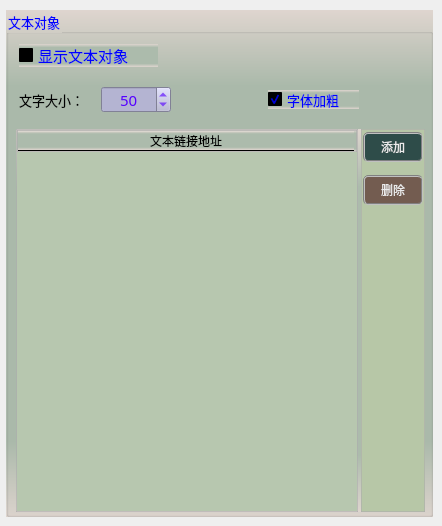
       <widget class="QWidget" name="page">
        <widget class="QGroupBox" name="groupC3">
         <property name="geometry">
          <rect>
           <x>6</x>
           <y>10</y>
           <width>427</width>
           <height>507</height>
          </rect>
         </property>
         <property name="font">
          <font>
           <family>微软雅黑</family>
           <pointsize>10</pointsize>
          </font>
         </property>
         <property name="styleSheet">
          <string notr="true">background-color: qlineargradient(x1:0, y1:0, x2:0, y2:1, stop:0 #dfd5cf, stop: 0.15 #acbbac, stop: 0.85 #acbbac,stop:1 #dfd5cf);
color: rgb(0, 0, 255);</string>
         </property>
         <property name="title">
          <string>文本对象</string>
         </property>
         <widget class="QWidget" name="horizontalLayoutWidget_2">
          <property name="geometry">
           <rect>
            <x>10</x>
            <y>119</y>
            <width>409</width>
            <height>383</height>
           </rect>
          </property>
          <layout class="QHBoxLayout" name="horizontalLayout_3">
           <property name="spacing">
            <number>3</number>
           </property>
           <item>
            <widget class="QFrame" name="frame_3">
             <property name="styleSheet">
              <string notr="true">border: 1px solid;
border-color: rgba(173, 173, 173, 155);</string>
             </property>
             <property name="frameShape">
              <enum>QFrame::StyledPanel</enum>
             </property>
             <property name="frameShadow">
              <enum>QFrame::Raised</enum>
             </property>
             <layout class="QVBoxLayout" name="verticalLayout_3">
              <property name="spacing">
               <number>0</number>
              </property>
              <property name="leftMargin">
               <number>0</number>
              </property>
              <property name="topMargin">
               <number>0</number>
              </property>
              <property name="rightMargin">
               <number>0</number>
              </property>
              <property name="bottomMargin">
               <number>0</number>
              </property>
              <item>
               <widget class="QTableWidget" name="tableWidgetText">
                <property name="font">
                 <font>
                  <family>微软雅黑</family>
                 </font>
                </property>
                <property name="styleSheet">
                 <string notr="true">QTableWidget          
{
    background-color: #b7c7af;  
    border:none;
    gridline-color: rgba(20, 25, 155,50);
    color: rgba(20, 20, 20,200);
}
QTableWidget::item::selected
{   
    background-color: rgba(180, 180, 215,255); 
}
QHeaderView::section
{
    color: rgb(0, 0, 0);
}
QScrollBar:vertical{ 
		background:#FFFFF2;
		padding-top:20px;
		padding-bottom:20px;
		padding-left:2px;
		padding-right:2px;
		border-left:1px solid #d7d7d7;}
QScrollBar::handle:vertical{
		background:#dbdbdb;
		border-radius:6px;
		min-height:20px;}
QScrollBar::handle:vertical:hover{
		background:#d0d0d0;}
QScrollBar::add-line:vertical{
		background:url(:/resource/down.png) center no-repeat;}
QScrollBar::sub-line:vertical{
		background:url(:/resource/up.png) center no-repeat;}
QScrollBar:horizontal{ 
		background:#FFFFF2;
		padding-top:20px;
		padding-bottom:20px;
		padding-left:2px;
		padding-right:2px;
		border-left:1px solid #d7d7d7;}
QScrollBar::handle:horizontal{
		background:#dbdbdb;
		border-radius:6px;
		min-height:20px;}
QScrollBar::handle:horizontal:hover{
		background:#d0d0d0;}
QScrollBar::add-line:horizontal{
		background:url(:/resource/right.png) center no-repeat;}
QScrollBar::sub-line:horizontal{
		background:url(:/resource/left.png) center no-repeat;}</string>
                </property>
                <property name="verticalScrollBarPolicy">
                 <enum>Qt::ScrollBarAsNeeded</enum>
                </property>
                <property name="horizontalScrollBarPolicy">
                 <enum>Qt::ScrollBarAsNeeded</enum>
                </property>
                <property name="gridStyle">
                 <enum>Qt::DashLine</enum>
                </property>
                <attribute name="horizontalHeaderMinimumSectionSize">
                 <number>29</number>
                </attribute>
                <attribute name="horizontalHeaderDefaultSectionSize">
                 <number>336</number>
                </attribute>
                <attribute name="verticalHeaderDefaultSectionSize">
                 <number>30</number>
                </attribute>
                <column>
                 <property name="text">
                  <string>文本链接地址</string>
                 </property>
                 <property name="font">
                  <font>
                   <family>微软雅黑</family>
                   <pointsize>9</pointsize>
                  </font>
                 </property>
                </column>
               </widget>
              </item>
             </layout>
            </widget>
           </item>
           <item>
            <widget class="QFrame" name="frame_4">
             <property name="styleSheet">
              <string notr="true">border: 1px solid;
border-color: rgba(173, 173, 173, 155);
background-color: #b7c7a7;</string>
             </property>
             <property name="frameShape">
              <enum>QFrame::StyledPanel</enum>
             </property>
             <property name="frameShadow">
              <enum>QFrame::Raised</enum>
             </property>
             <layout class="QVBoxLayout" name="verticalLayout_4">
              <property name="spacing">
               <number>13</number>
              </property>
              <property name="leftMargin">
               <number>1</number>
              </property>
              <property name="topMargin">
               <number>2</number>
              </property>
              <property name="rightMargin">
               <number>1</number>
              </property>
              <property name="bottomMargin">
               <number>1</number>
              </property>
              <item>
               <widget class="QPushButton" name="btnAddText">
                <property name="sizePolicy">
                 <sizepolicy hsizetype="Fixed" vsizetype="Fixed">
                  <horstretch>0</horstretch>
                  <verstretch>0</verstretch>
                 </sizepolicy>
                </property>
                <property name="minimumSize">
                 <size>
                  <width>60</width>
                  <height>30</height>
                 </size>
                </property>
                <property name="font">
                 <font>
                  <family>微软雅黑</family>
                  <pointsize>9</pointsize>
                 </font>
                </property>
                <property name="styleSheet">
                 <string notr="true">QWidget{ background-color: rgba(9, 42, 47, 200);}
QWidget{ color: rgb(235, 235, 235);}
QWidget{ border: 2px groove gray;border-radius: 5px;padding: 2px 4px;}
QPushButton:hover{ background-color: rgb(9, 62, 52);}
QPushButton:pressed{background-color: rgb(9, 82, 72);}</string>
                </property>
                <property name="text">
                 <string>添加</string>
                </property>
               </widget>
              </item>
              <item>
               <widget class="QPushButton" name="btnDeleteText">
                <property name="minimumSize">
                 <size>
                  <width>60</width>
                  <height>30</height>
                 </size>
                </property>
                <property name="font">
                 <font>
                  <family>微软雅黑</family>
                  <pointsize>9</pointsize>
                 </font>
                </property>
                <property name="styleSheet">
                 <string notr="true">QWidget{ background-color: rgba(97, 63, 56, 200);}
QWidget{ color: rgb(235, 235, 235);}
QWidget{ border: 2px groove gray;border-radius: 5px;padding: 2px 4px;}
QPushButton:hover{ background-color: rgb(97, 83, 76);}
QPushButton:pressed{background-color: rgb(117, 83, 96);}</string>
                </property>
                <property name="text">
                 <string>删除</string>
                </property>
               </widget>
              </item>
              <item>
               <spacer name="verticalSpacer_5">
                <property name="orientation">
                 <enum>Qt::Vertical</enum>
                </property>
                <property name="sizeHint" stdset="0">
                 <size>
                  <width>20</width>
                  <height>40</height>
                 </size>
                </property>
               </spacer>
              </item>
             </layout>
            </widget>
           </item>
          </layout>
         </widget>
         <widget class="QLabel" name="label_6">
          <property name="geometry">
           <rect>
            <x>13</x>
            <y>80</y>
            <width>79</width>
            <height>19</height>
           </rect>
          </property>
          <property name="font">
           <font>
            <family>微软雅黑</family>
            <pointsize>10</pointsize>
           </font>
          </property>
          <property name="styleSheet">
           <string notr="true">color: rgb(0, 0, 0);
background: transparent;</string>
          </property>
          <property name="text">
           <string>文字大小：</string>
          </property>
         </widget>
         <widget class="QSpinBox" name="spinTextSize">
          <property name="geometry">
           <rect>
            <x>95</x>
            <y>76</y>
            <width>70</width>
            <height>27</height>
           </rect>
          </property>
          <property name="font">
           <font>
            <family>微软雅黑</family>
            <pointsize>11</pointsize>
           </font>
          </property>
          <property name="styleSheet">
           <string notr="true">QWidget{color: rgb(85, 0, 255);background-color: rgb(180, 180, 210);}
QSpinBox::up-button{
    border:transparent;
}
QSpinBox::down-button{
    border:transparent;
}
QSpinBox::up-arrow{
    image:url(:/resource/up.png);
}
QSpinBox::down-arrow{
    image:url(:/resource/down.png);
}</string>
          </property>
          <property name="alignment">
           <set>Qt::AlignCenter</set>
          </property>
          <property name="minimum">
           <number>5</number>
          </property>
          <property name="maximum">
           <number>1000</number>
          </property>
          <property name="singleStep">
           <number>1</number>
          </property>
          <property name="value">
           <number>50</number>
          </property>
         </widget>
         <widget class="QCheckBox" name="checkBoldFont">
          <property name="geometry">
           <rect>
            <x>262</x>
            <y>80</y>
            <width>91</width>
            <height>19</height>
           </rect>
          </property>
          <property name="font">
           <font>
            <family>微软雅黑</family>
            <pointsize>10</pointsize>
           </font>
          </property>
          <property name="styleSheet">
           <string notr="true">QCheckBox{
    color: rgb(30, 30, 30);
	border-style: flat;
	background: transparent;
}
QCheckBox::indicator {
    width: 17px;
    height: 17px;    
}
QCheckBox::indicator::unchecked {
    image: url(:/resource/untick.png);
}
QCheckBox::indicator::checked {
    image: url(:/resource/tick.png);
};</string>
          </property>
          <property name="text">
           <string>字体加粗</string>
          </property>
          <property name="checked">
           <bool>true</bool>
          </property>
         </widget>
         <widget class="QCheckBox" name="checkViewText">
          <property name="geometry">
           <rect>
            <x>13</x>
            <y>34</y>
            <width>139</width>
            <height>23</height>
           </rect>
          </property>
          <property name="font">
           <font>
            <family>微软雅黑</family>
            <pointsize>11</pointsize>
           </font>
          </property>
          <property name="styleSheet">
           <string notr="true">QCheckBox{
    color: rgb(30, 30, 30);
	border-style: flat;
	background: transparent;
}
QCheckBox::indicator {
    width: 17px;
    height: 17px;    
}
QCheckBox::indicator::unchecked {
    image: url(:/resource/untick.png);
}
QCheckBox::indicator::checked {
    image: url(:/resource/tick.png);
};</string>
          </property>
          <property name="text">
           <string>显示文本对象</string>
          </property>
          <property name="iconSize">
           <size>
            <width>22</width>
            <height>22</height>
           </size>
          </property>
          <property name="checked">
           <bool>false</bool>
          </property>
         </widget>
        </widget>
       </widget>
